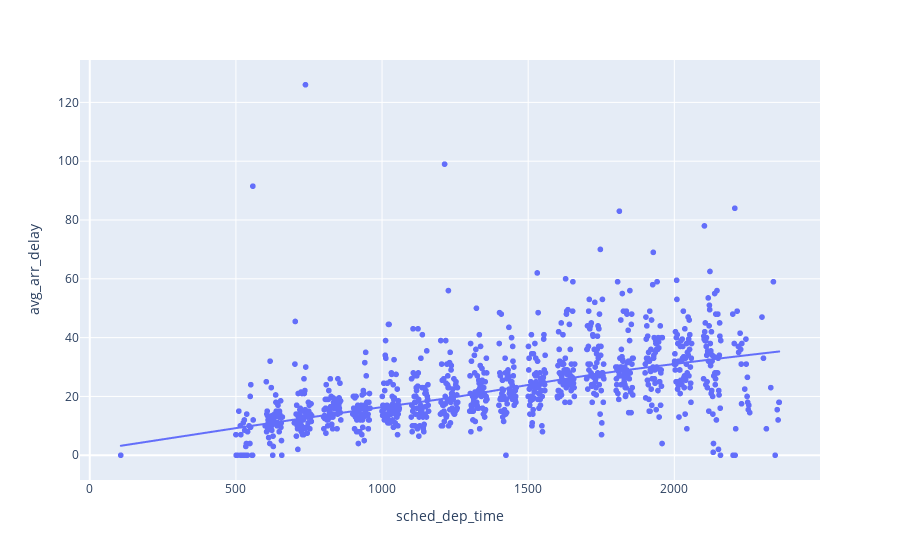

The code cell stored with this chart in its notebook:
### Code cell
import plotly.express as px

px.scatter(time_delay, x='sched_dep_time', y='median_arr_delay', trendline="lowess")

### Figure 1 — Plotly figure (JSON) as saved in the notebook; plotly's stock layout.template omitted (floating-point values rounded to 4 significant figures; data arrays with more than 128 entries replaced by an {"elided": "..."} marker saying what was removed)
{"data": [{"hovertemplate": "sched_dep_time=%{x}<br>avg_arr_delay=%{y}<extra></extra>", "legendgroup": "", "marker": {"color": "#636efa", "symbol": "circle"}, "mode": "markers", "name": "", "showlegend": false, "type": "scattergl", "x": {"elided": "1021 int values"}, "xaxis": "x", "y": {"elided": "1021 float values"}, "yaxis": "y"}, {"hovertemplate": "<b>LOWESS trendline</b><br><br>sched_dep_time=%{x}<br>avg_arr_delay=%{y} <b>(trend)</b><extra></extra>", "legendgroup": "", "marker": {"color": "#636efa", "symbol": "circle"}, "mode": "lines", "name": "", "showlegend": false, "type": "scattergl", "x": {"elided": "1021 int values"}, "xaxis": "x", "y": {"elided": "1021 float values"}, "yaxis": "y"}], "layout": {"legend": {"tracegroupgap": 0}, "margin": {"t": 60}, "xaxis": {"anchor": "y", "domain": [0, 1], "title": {"text": "sched_dep_time"}}, "yaxis": {"anchor": "x", "domain": [0, 1], "title": {"text": "avg_arr_delay"}}}}
